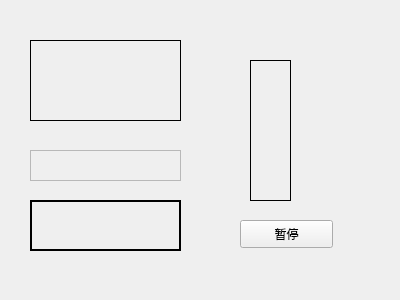
<?xml version="1.0" encoding="UTF-8"?>
<ui version="4.0">
 <class>Widget</class>
 <widget class="QWidget" name="Widget">
  <property name="geometry">
   <rect>
    <x>0</x>
    <y>0</y>
    <width>400</width>
    <height>300</height>
   </rect>
  </property>
  <property name="windowTitle">
   <string>Widget</string>
  </property>
  <widget class="MyLabel" name="label">
   <property name="geometry">
    <rect>
     <x>30</x>
     <y>40</y>
     <width>151</width>
     <height>81</height>
    </rect>
   </property>
   <property name="frameShape">
    <enum>QFrame::Box</enum>
   </property>
   <property name="text">
    <string/>
   </property>
  </widget>
  <widget class="QLabel" name="label_2">
   <property name="geometry">
    <rect>
     <x>30</x>
     <y>200</y>
     <width>151</width>
     <height>51</height>
    </rect>
   </property>
   <property name="frameShape">
    <enum>QFrame::WinPanel</enum>
   </property>
   <property name="text">
    <string/>
   </property>
  </widget>
  <widget class="QLabel" name="label_3">
   <property name="geometry">
    <rect>
     <x>30</x>
     <y>150</y>
     <width>151</width>
     <height>31</height>
    </rect>
   </property>
   <property name="frameShape">
    <enum>QFrame::StyledPanel</enum>
   </property>
   <property name="text">
    <string/>
   </property>
  </widget>
  <widget class="QLabel" name="label_4">
   <property name="geometry">
    <rect>
     <x>250</x>
     <y>60</y>
     <width>41</width>
     <height>141</height>
    </rect>
   </property>
   <property name="frameShape">
    <enum>QFrame::Panel</enum>
   </property>
   <property name="text">
    <string/>
   </property>
  </widget>
  <widget class="QPushButton" name="pushButton">
   <property name="geometry">
    <rect>
     <x>240</x>
     <y>220</y>
     <width>93</width>
     <height>28</height>
    </rect>
   </property>
   <property name="text">
    <string>暂停</string>
   </property>
  </widget>
 </widget>
 <layoutdefault spacing="6" margin="11"/>
 <customwidgets>
  <customwidget>
   <class>MyLabel</class>
   <extends>QLabel</extends>
   <header location="global">mylabel.h</header>
  </customwidget>
 </customwidgets>
 <resources/>
 <connections/>
</ui>
